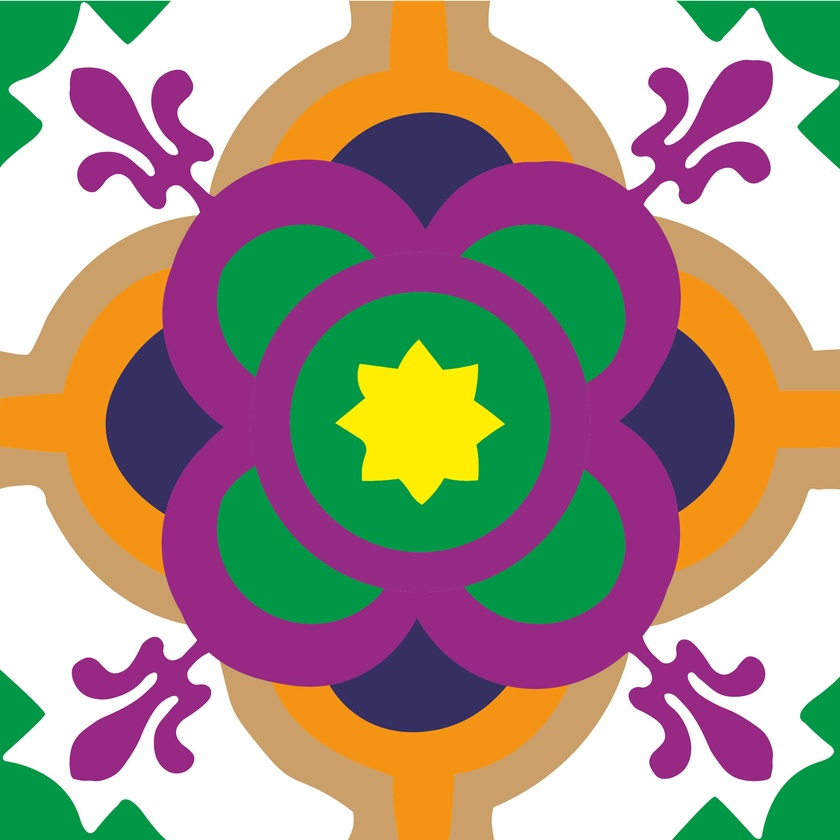
#> input picture image.jpg, 840 x 840 px, shrunk from 2005 x 2005 before the run
$ python analyse.py
#> lines starting #> are read from the running program, lines starting #| are printed output that depends on the picture
import cv2
from PIL import Image
from sklearn.cluster import KMeans
import numpy as np

image_path = "image.jpg"
colors = ["#ff0000", "#00ff00", "0000ff", "#00ffff", "#ff00ff", "ffff00", "0f0f0f"]

def generate_combinaisons(num_colors=7):

#> called with num_colors = 7
    print("image : ", image_path)
    image = cv2.imread(image_path)
#> image is the input picture: shape (840, 840, 3); mean B, G, R 135.5, 147.3, 165.2
    pixels, shape = get_pixels(image)
#> shape = (840, 840, 3)

    clusters = get_top_colors(pixels, num_colors)

    generate(pixels, shape, clusters, colors)


def rgb_to_hex(rgb_color):
    return '#{:02x}{:02x}{:02x}'.format(*rgb_color)


def hex_to_rgb(hex_code):
    hex_code = hex_code.lstrip('#')
    return [int(hex_code[i:i+2], 16) for i in (0, 2, 4)]


def get_pixels(image):
    image_array = np.array(image) # transforme l'image en tableau numpy
    shape = image_array.shape # dimensions de l'image : largeur, longueur, canaux
    pixels = image_array.reshape(-1, shape[2]) # matrice n par 3 (4 si png) : n pixels rgb(a)
    return pixels, shape


def get_top_colors(pixels, num_colors, tolerance=5):
    # Détermine les couleurs dominantes
#> called with pixels = array of shape (705600, 3), num_colors = 7, tolerance = 5
    kmeans = KMeans(n_clusters=num_colors)
    kmeans.fit(pixels)
    clusters = kmeans.cluster_centers_.astype(int)

    # Trie par ordre décroissant
    clusters_area = {}
    for color in clusters:
        mask = np.all(np.abs(pixels - color) <= tolerance, axis=1)
        clusters_area[rgb_to_hex(color)] = pixels[mask].size
#> after the loop, clusters_area = {'#6b9fc9': 214563, '#fdfdfe': 544659, '#469602': 330228, '#832995': 484806, '#3b9cde': 1287, '#613138': 116919, '#11a3f6': 0}
    sorted_clusters = [hex_to_rgb(color) for color, _ in sorted(clusters_area.items(), key=lambda x: x[1], reverse=True)]
#> sorted_clusters = [[253, 253, 254], [131, 41, 149], [70, 150, 2], [107, 159, 201], [97, 49, 56], [59, 156, 222], [17, 163, 246]]

    print(sorted_clusters, clusters_area)
#> (printed output is left out)
#> in generate_combinaisons, `clusters = get_top_colors(pixels, num_colors)`: clusters has the same summary as sorted_clusters in get_top_colors

    return sorted_clusters


def generate(pixels, shape, clusters, colors, tolerance=5):
    # Remplace chaque cluster par les couleurs choisies
#> called with pixels = array of shape (705600, 3), shape = (840, 840, 3), tolerance = 5
    for i, color in enumerate(clusters):
        mask = np.all(np.abs(pixels - color) <= tolerance, axis=1)
        print(color, "->", colors[i], pixels[mask].size)
        pixels[mask] = hex_to_rgb(colors[i])
#> this loop made 7 passes
#> (color, hex_code in hex_to_rgb) on passes 1 to 7: ([253, 253, 254], 'ff0000'), ([131, 41, 149], '00ff00'), ([70, 150, 2], '0000ff'), ([107, 159, 201], '00ffff'), ([97, 49, 56], 'ff00ff'), ([59, 156, 222], 'ffff00'), ([17, 163, 246], '0f0f0f')
#| [253, 253, 254] -> #ff0000 544659
#| [131, 41, 149] -> #00ff00 484806
#| [70, 150, 2] -> 0000ff 330228
#| [107, 159, 201] -> #00ffff 214563
#| [97, 49, 56] -> #ff00ff 116919
#| [59, 156, 222] -> ffff00 1287
#| [17, 163, 246] -> 0f0f0f 0

    # Retransforme le tableau numpy en image
    pixels = pixels.reshape(*shape)
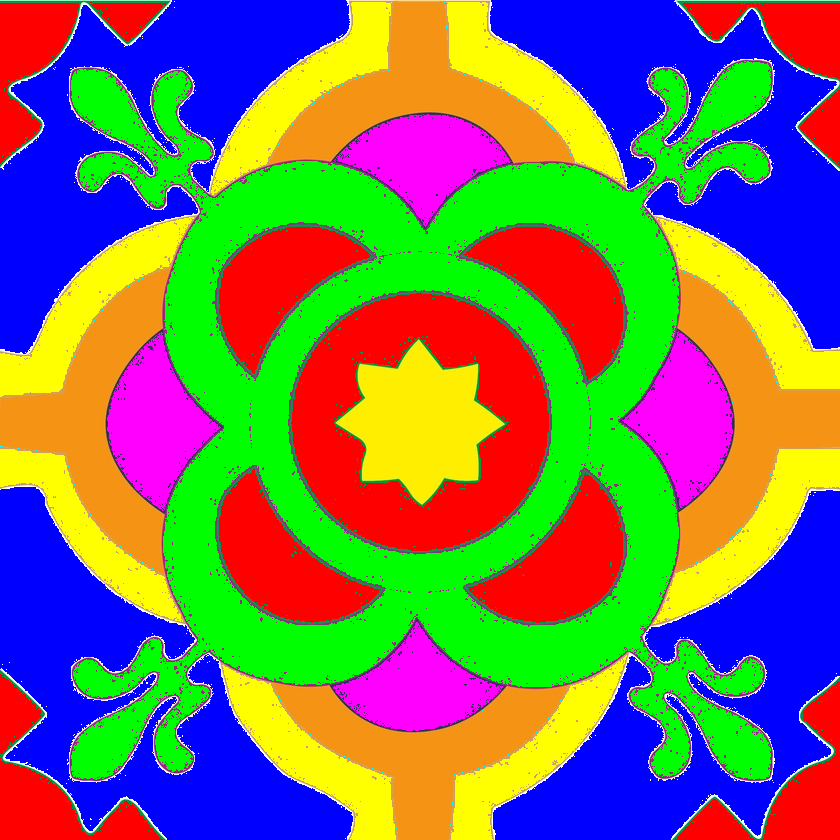
#> pixels: shape (840, 840, 3); mean of channels 0, 1, 2 92.4, 114.4, 121.3; drawn as B, G, R
    image_bgr = cv2.cvtColor(pixels, cv2.COLOR_RGB2BGR)
    cv2.imwrite("testcv2.jpeg", image_bgr)

img = generate_combinaisons()

$ run again, with test.jpeg copied over image.jpg
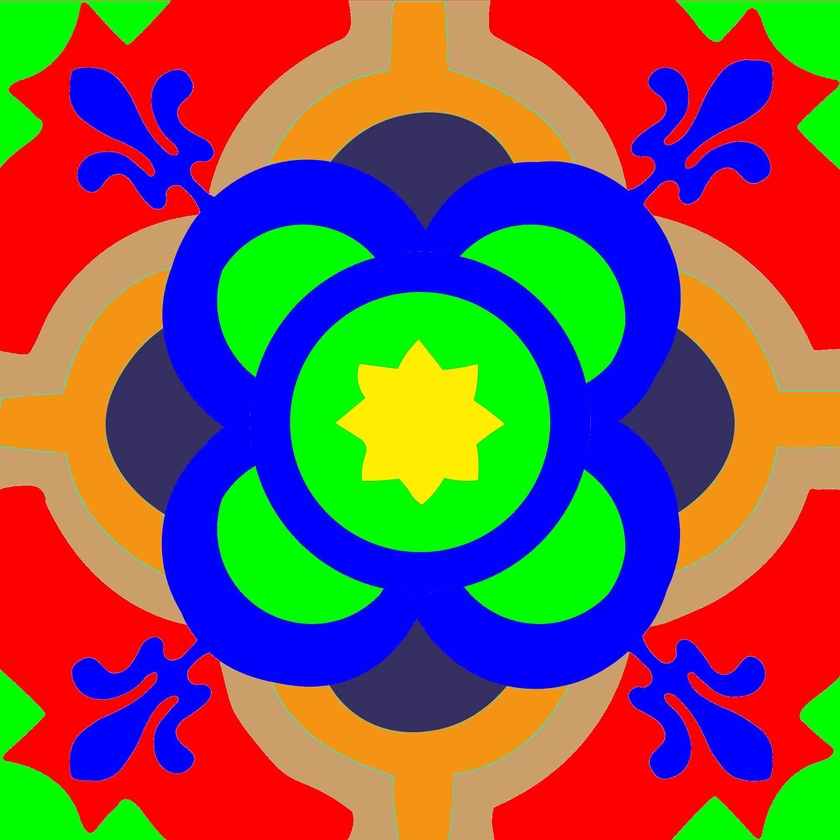
#> input picture test.jpeg, 840 x 840 px, shrunk from 2005 x 2005 before the run
#> in generate_combinaisons, image is the input picture: shape (840, 840, 3); mean B, G, R 86.1, 86.2, 126.4
#> in generate_combinaisons, `pixels, shape = get_pixels(image)`: shape = (840, 840, 3)
#> after the loop in get_top_colors, `for color in clusters:`: clusters_area = {'#699fc8': 202998, '#f90101': 463998, '#9136ac': 54, '#04fc03': 325908, '#673133': 101478, '#12a4f4': 0, '#0101fb': 518100}
#> sorted_clusters = [[1, 1, 251], [249, 1, 1], [4, 252, 3], [105, 159, 200], [103, 49, 51], [145, 54, 172], [18, 164, 244]]
#> (printed output is left out)
#> clusters has the same summary as sorted_clusters in get_top_colors
#> the loop in generate, `for i, color in enumerate(clusters):` made 7 passes
#> (color, hex_code in hex_to_rgb) on passes 1 to 7: ([1, 1, 251], 'ff0000'), ([249, 1, 1], '00ff00'), ([4, 252, 3], '0000ff'), ([105, 159, 200], '00ffff'), ([103, 49, 51], 'ff00ff'), ([145, 54, 172], 'ffff00'), ([18, 164, 244], '0f0f0f')
#> (printed output is left out)
#> in generate, `pixels = pixels.reshape(*shape)`:
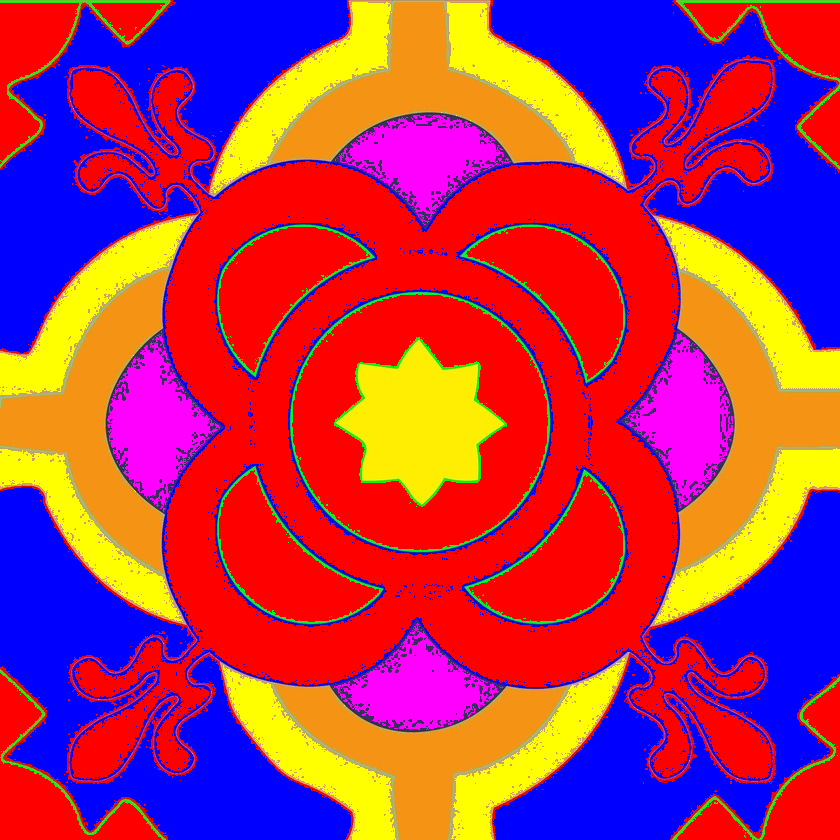
#> pixels: shape (840, 840, 3); mean of channels 0, 1, 2 90.2, 53.7, 174; drawn as B, G, R

$ run again, with testgui.png saved as image.jpg
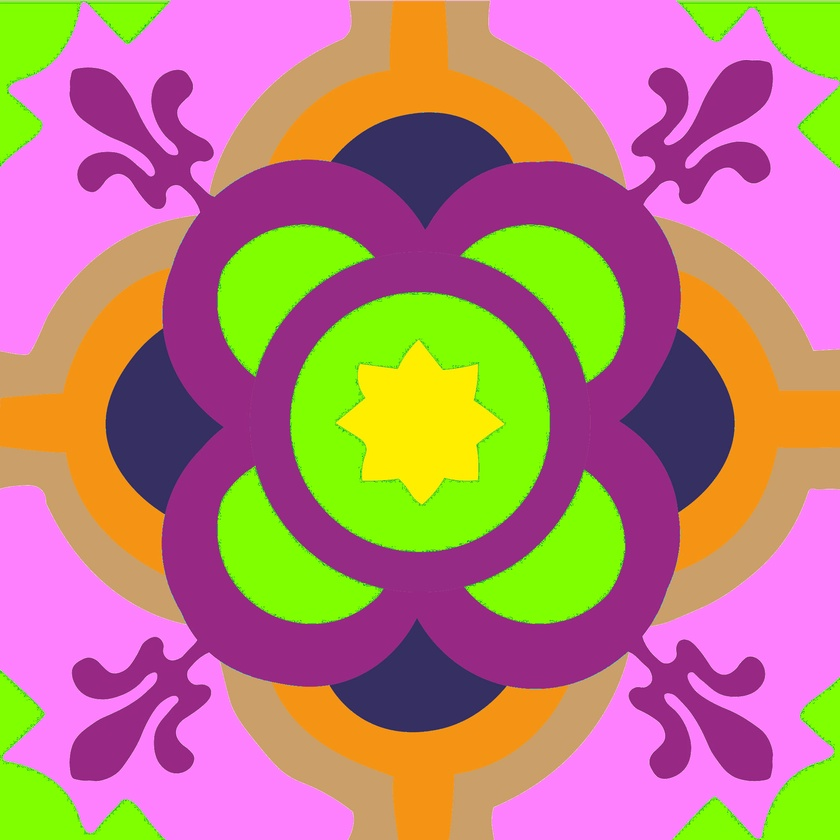
#> input picture testgui.png, 840 x 840 px, shrunk from 2005 x 2005 before the run
#> in generate_combinaisons, image is the input picture: shape (840, 840, 3); mean B, G, R 123.9, 130.2, 186.2
#> in generate_combinaisons, `pixels, shape = get_pixels(image)`: shape = (840, 840, 3)
#> after the loop in get_top_colors, `for color in clusters:`: clusters_area = {'#6a9fca': 213303, '#01fd7f': 306381, '#fc80fd': 540696, '#832996': 488862, '#11a3f5': 0, '#603038': 116727, '#34c270': 120}
#> sorted_clusters = [[252, 128, 253], [131, 41, 150], [1, 253, 127], [106, 159, 202], [96, 48, 56], [52, 194, 112], [17, 163, 245]]
#> (printed output is left out)
#> clusters has the same summary as sorted_clusters in get_top_colors
#> the loop in generate, `for i, color in enumerate(clusters):` made 7 passes
#> (color, hex_code in hex_to_rgb) on passes 1 to 7: ([252, 128, 253], 'ff0000'), ([131, 41, 150], '00ff00'), ([1, 253, 127], '0000ff'), ([106, 159, 202], '00ffff'), ([96, 48, 56], 'ff00ff'), ([52, 194, 112], 'ffff00'), ([17, 163, 245], '0f0f0f')
#> (printed output is left out)
#> in generate, `pixels = pixels.reshape(*shape)`:
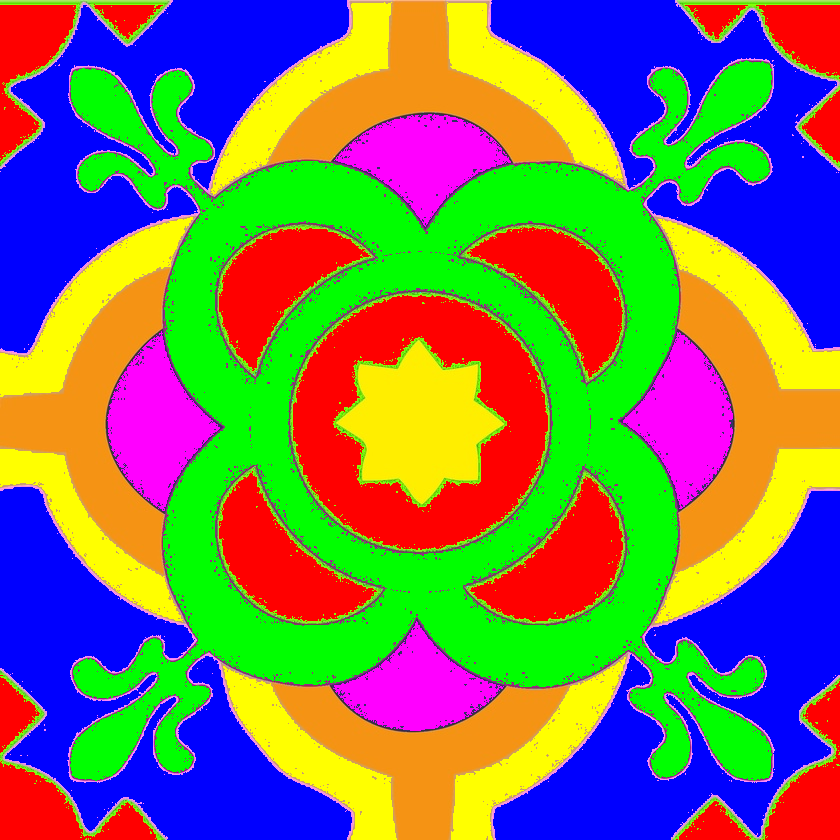
#> pixels: shape (840, 840, 3); mean of channels 0, 1, 2 91.6, 117.2, 121.4; drawn as B, G, R
